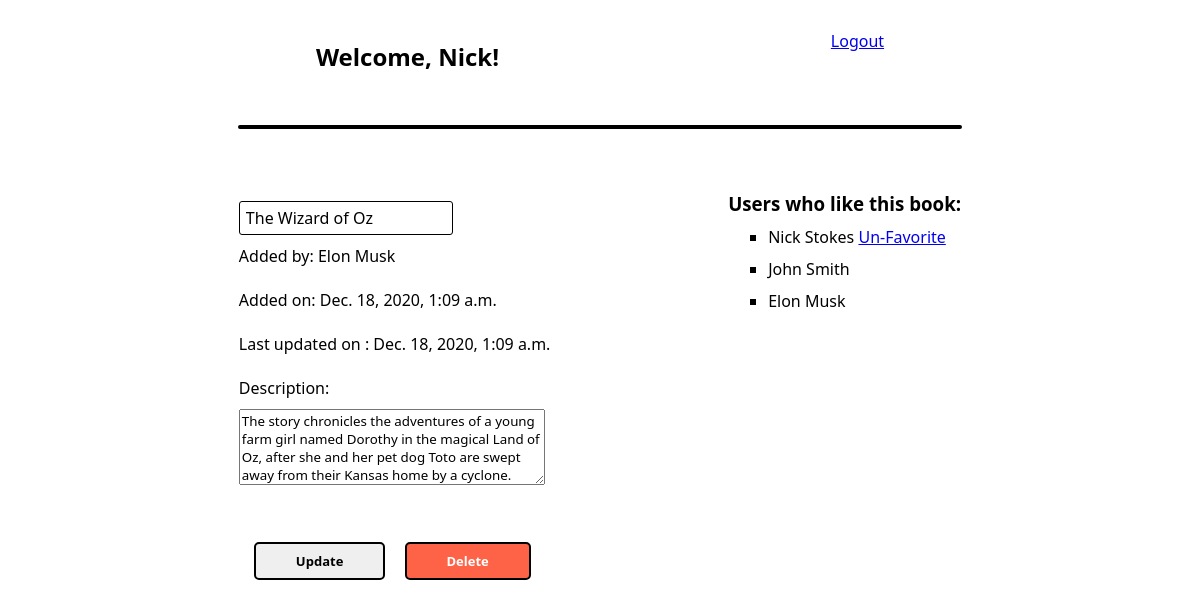
The page /books/15/edit (signed in) on the database its author committed.
### books_app/models.py (models this page shows, shortened)
class User(models.Model):
    first_name = models.CharField(max_length=45)
    last_name = models.CharField(max_length=45)
    email = models.EmailField(max_length=45)
    password = models.CharField(max_length=70)
    created_at = models.DateTimeField(auto_now_add=True)
    updated_at = models.DateTimeField(auto_now=True)
    objects = UserManager()

class Books(models.Model):
    title = models.CharField(max_length=255)
    description = models.TextField(null=True)
    uploaded_by = models.ForeignKey(User, related_name="books_uploaded", on_delete = models.CASCADE)
    users_who_like = models.ManyToManyField(User, related_name="liked_books")
    created_at = models.DateTimeField(auto_now_add=True)
    updated_at = models.DateTimeField(auto_now=True)
    objects = BookManager()

### books_app/views.py (the view)
# urls.py: path('books/<int:id>/edit', views.edit),
def edit(request, id):
    book = Books.objects.get(id = id)
    user = User.objects.get(id=request.session['user_id'])
    context = {
            "user": User.objects.get(id=request.session['user_id']),
            "book": Books.objects.get(id = id),
            "uploaded_by": Books.objects.first().uploaded_by,
            "users_who_like": book.users_who_like.all()
        }
    return render(request, "edit.html", context)

### books_app/templates/edit.html (shortened to what this page needs)
<!DOCTYPE html>
<html lang="en">
<head>
    {% load static %}
    <link rel="stylesheet" href="{% static 'css/index.css' %}" />
</head>
<body>
    <div class="boxes">
        <div class="box1">
        <h2>Welcome, {{ user.first_name }}!</h2>
        <br />
        </div>
        <div class="box2">
        <a class="logout" href="/logout" method="post">Logout</a>
        </div>
    </div>
    <div class="line"></div>
    <br />
    <div class="boxes">
    <div class="box1">
        <form action="/books/{{ book.id }}/update" method="post">
        <input
            type="text"
            name="title"
            value="{{ book.title }}"
            class="big"
        /><br />
        Added by: {{ book.uploaded_by.first_name }} {{ book.uploaded_by.last_name }} <br /><br />
        Added on: {{ book.created_at }} <br /><br />
        Last updated on : {{ book.updated_at }} <br /><br />
        Description: <br />
        <textarea
            name="description"
            class="huge"
        >{{ book.description }}</textarea><br /><br />
        <div class="buttons">
            <button type="submit" name="update">Update</button>
            <button type="submit" name="delete" class="red">Delete</button>
        </div>
        </form>
    </div>
    <div class="box2">
        <h3>Users who like this book:</h3>
        {% for user_who_likes in users_who_like %}
        <ul>
        <li class="users_who_like">
            {{ user_who_likes.first_name }} {{ user_who_likes.last_name }}
            {% if user == user_who_likes %}
            <a href="/unfavorite/{{ book.id }}"> Un-Favorite</a>
            {% endif %}
        </li>
        </ul>
        {% endfor %}
    </div>
    </div>
</body>
</html>

### books_app/static/css/index.css (style rules this page uses)
* { margin: 10px auto; font-family: 'Segoe UI', Tahoma, Geneva, Verdana, sans-serif; }
.boxes { display: flex; justify-content: center; width: 75%; }
button { border: 2px solid black; border-radius: 5px; padding: 8px 40px; font-size: small; font-weight: 600; margin-left: 15px; }
input { border: 1px solid black; padding: 6px; border-radius: 3px; }
.line { border: 2px solid black; height: 0px; width: 60%; border-radius: 30px; }
li { list-style-type: none; }
.big { height: 20px; width: 200px; font-size: medium; }
.huge { height: 70px; width: 300px; }
.red { background-color: tomato; color: white; }
.users_who_like { list-style-type: square; }

### rows shown on the page
User: first_name "Nick", last_name "Stokes"
Books: title "The Wizard of Oz", uploaded_by.first_name "Elon", uploaded_by.last_name "Musk", created_at "Dec. 18, 2020, 1:09 a.m.", updated_at "Dec. 18, 2020, 1:09 a.m.", description "The story chronicles the adventures of a young farm girl named Dorothy in the magical Land of Oz, after she and her pet dog Toto are swept away from their Kansas home by a cyclone."
User: first_name "John", last_name "Smith"
User: first_name "Elon", last_name "Musk"
